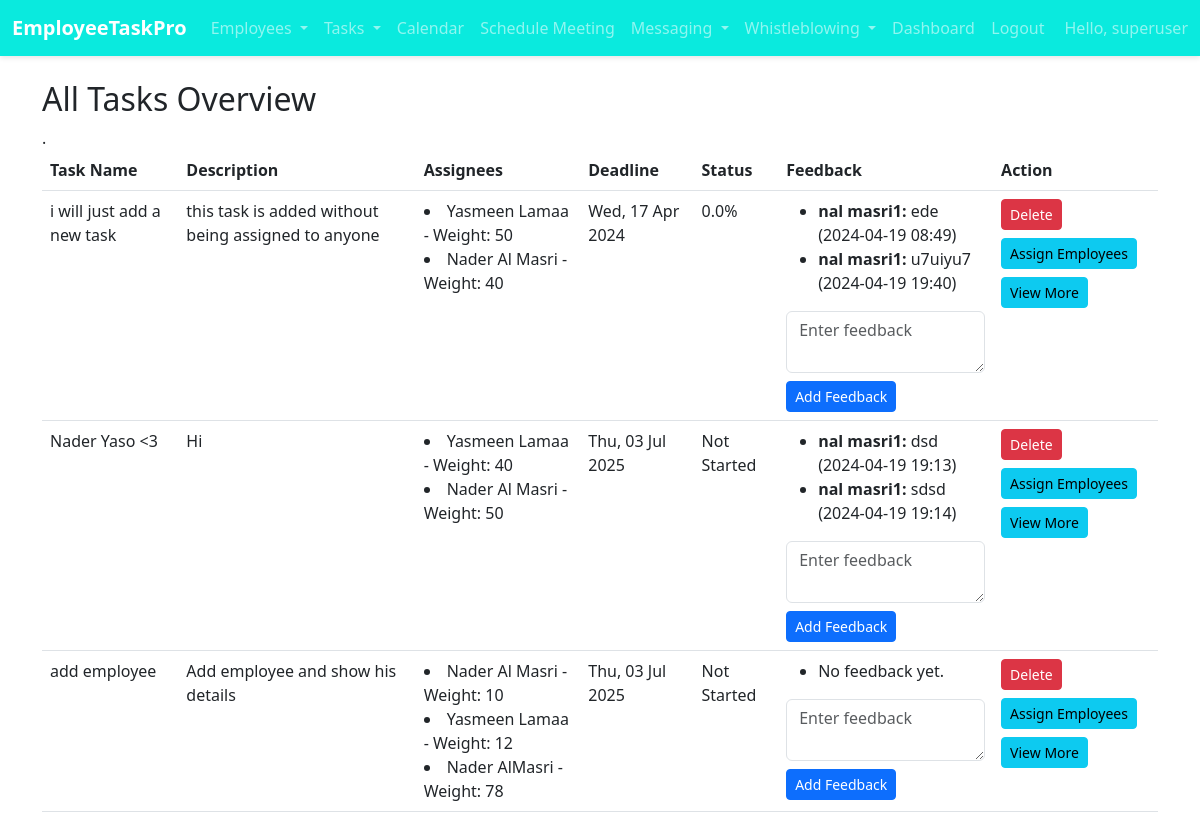
/emp/hr-tasks/ (signed in), run on an earlier commit of the app's database.
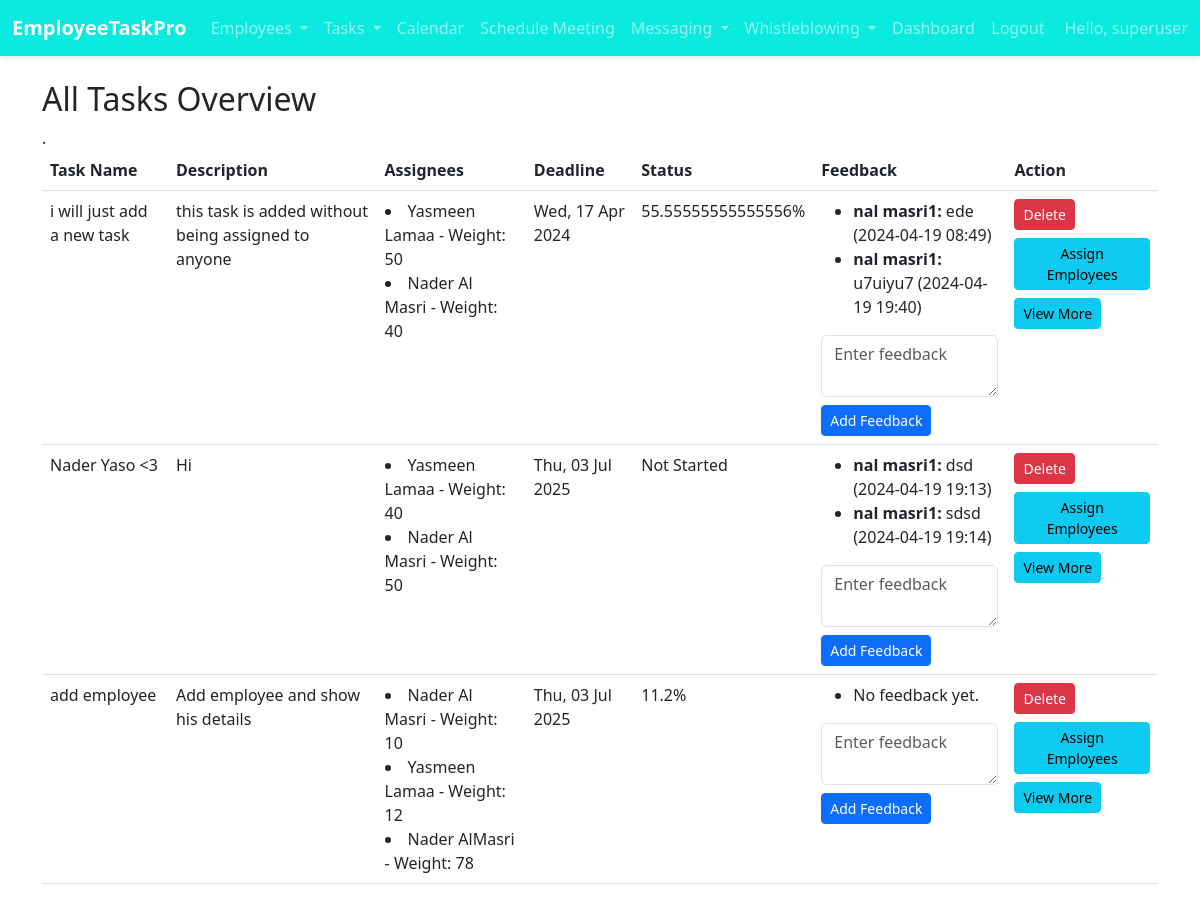
And on a later commit of the database.
### emp/models.py (models this page shows, shortened)
class Task(models.Model):
    title = models.CharField(max_length=200)
    description = models.TextField(blank=True, null=True)
    deadline = models.DateTimeField(null=True, blank=True)
    feedback = models.TextField(blank=True, null=True)
    urgency = models.CharField(
        max_length=50,
        choices=[('Low', 'Low'), ('Medium', 'Medium'), ('High', 'High')],
        default='Low'
    )
    status = models.CharField(
        max_length=50,
        choices=[('Not Started', 'Not Started'), ('In Progress', 'In Progress'), ('Completed', 'Completed')],
        default='Not Started'
    )
    progress_percentage = models.IntegerField(default=0, validators=[MinValueValidator(0), MaxValueValidator(100)],
                                              help_text='Progress percentage for tasks that are "In Progress"')
    date_created = models.DateTimeField(default=timezone.now)
    date_updated = models.DateTimeField(auto_now=True)

### emp/views.py (the view)
# urls.py: path('hr-tasks/', hr_task_overview, name='hr_task_overview'),
@login_required
def hr_task_overview(request):
    if not request.user.groups.filter(name='HR').exists():
        return redirect('emp:emp_home')  # Adjust the redirect as needed
    tasks = Task.objects.all().prefetch_related('taskassignee_set__emp')
    tasks_with_progress = []
    for task in tasks:
        if task.status == 'In Progress':
            total_weight = sum(assignee.weight for assignee in task.taskassignee_set.all())
            if total_weight > 0:
                weighted_progress = sum(
                    assignee.weight * assignee.progress for assignee in task.taskassignee_set.all()
                )
                progress_percentage = weighted_progress / total_weight
                if progress_percentage==100:
                    task.status='Completed'
                    task.save()
            else:
                progress_percentage = 0
            task.progress_display = f"{progress_percentage}%"
        else:
            task.progress_display = task.status  # Not in progress, show status directly
        tasks_with_progress.append(task)
    context = {'tasks': tasks_with_progress}
    return render(request, 'emp/hr_task_overview.html', context)

### emp/context_processors.py (called while the page is built)
def user_roles(request):
    is_hr_or_manager = request.user.groups.filter(name__in=['HR', 'Manager']).exists()
    is_employee = request.user.groups.filter(name='Employee').exists()
    return {
        'is_hr_or_manager': is_hr_or_manager,
        'is_employee': is_employee,
    }

### templates/emp/hr_task_overview.html (shortened to what this page needs)
{% load static %}
<!doctype html>
<html lang="en">
<head>
    <link href="https://cdn.jsdelivr.net/npm/bootstrap@5.2.2/dist/css/bootstrap.min.css"
          rel="stylesheet"
>
</head>
<body>
{% include 'emp/navbar.html' %}
<div class="container my-4">
    <h2>All Tasks Overview</h2>
    <table class="table">
        <thead>
            <tr>
                <th>Task Name</th>
                <th>Description</th>
                <th>Assignees</th>
                <th>Deadline</th>
                <th>Status</th>
                <th>Feedback</th>.
                <th>Action</th>
            </tr>
        </thead>
        <tbody>
            {% for task in tasks %}
            <tr>
                <td>{{ task.title }}</td>
                <td>{{ task.description }}</td>
                <td>
                    {% for assignee in task.taskassignee_set.all %}
                        <li>{{ assignee.emp.firstname }} {{ assignee.emp.lastname }} - Weight: {{ assignee.weight }}</li>
                    {% endfor %}
                </td>
                <td>{{ task.deadline|date:"D, d M Y" }}</td>
                <td>{{ task.progress_display }}</td>
                <td>
                    <ul>
                        {% for feedback in task.feedbacks.all %}
                        <li><strong>{{ feedback.created_by.username }}:</strong> {{ feedback.content }} ({{ feedback.created_at|date:"Y-m-d H:i" }})</li>
                        {% empty %}
                        <li>No feedback yet.</li>
                        {% endfor %}
                    </ul>
                    <form action="{% url 'emp:add_task_feedback' task.id %}" method="post">
                        <textarea name="feedback" class="form-control mb-2" placeholder="Enter feedback"></textarea>
                        <button type="submit" class="btn btn-primary btn-sm">Add Feedback</button>
                    </form>
                </td>
                <td>
                    <form action="{% url 'emp:delete_task' task.id %}" method="post" onsubmit="return confirm('Are you sure you want to delete this task?');">
                        <button type="submit" class="btn btn-danger btn-sm">Delete</button>
                    </form>
                    <a href="{% url 'emp:assign_task' task.id %}" class="btn btn-info btn-sm mt-2">Assign Employees</a>
                     <a href="{% url 'emp:view_more' %}" class="btn btn-info btn-sm mt-2">View More</a>
                </td>
            </tr>
            {% empty %}
            <tr>
                <td colspan="6" class="text-center">No tasks available.</td>
            </tr>
            {% endfor %}
        </tbody>
    </table>
</div>
</body>
</html>

What changed in the data, as far as the page shows it:
changed Task "i will just add a new task": progress_display "0.0%" → "55.55555555555556%"
changed Task "add employee": progress_display "Not Started" → "11.2%"
